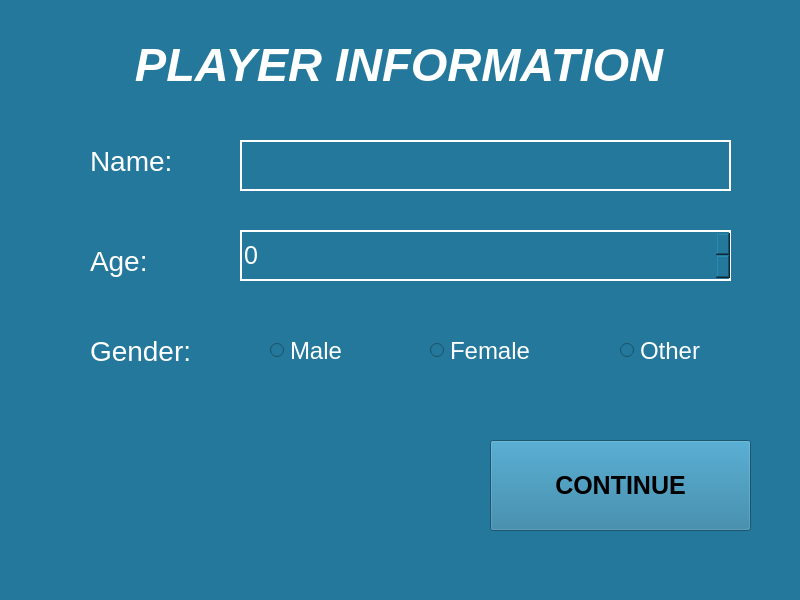
<?xml version="1.0" encoding="UTF-8"?>
<ui version="4.0">
 <class>MainWindow</class>
 <widget class="QMainWindow" name="MainWindow">
  <property name="geometry">
   <rect>
    <x>0</x>
    <y>0</y>
    <width>800</width>
    <height>600</height>
   </rect>
  </property>
  <property name="windowTitle">
   <string>MainWindow</string>
  </property>
  <property name="styleSheet">
   <string notr="true">background-color: rgb(36, 120, 156);
 </string>
  </property>
  <widget class="QWidget" name="centralwidget">
   <widget class="QLabel" name="label">
    <property name="geometry">
     <rect>
      <x>30</x>
      <y>20</y>
      <width>738</width>
      <height>88</height>
     </rect>
    </property>
    <property name="font">
     <font>
      <pointsize>35</pointsize>
      <weight>75</weight>
      <italic>true</italic>
      <bold>true</bold>
     </font>
    </property>
    <property name="styleSheet">
     <string notr="true">color: white;</string>
    </property>
    <property name="text">
     <string>PLAYER INFORMATION</string>
    </property>
    <property name="alignment">
     <set>Qt::AlignCenter</set>
    </property>
   </widget>
   <widget class="QTextEdit" name="name">
    <property name="geometry">
     <rect>
      <x>240</x>
      <y>140</y>
      <width>491</width>
      <height>51</height>
     </rect>
    </property>
    <property name="font">
     <font>
      <pointsize>19</pointsize>
     </font>
    </property>
    <property name="styleSheet">
     <string notr="true">color: white;
border: 2px solid white;</string>
    </property>
   </widget>
   <widget class="QLabel" name="label_2">
    <property name="geometry">
     <rect>
      <x>90</x>
      <y>140</y>
      <width>131</width>
      <height>41</height>
     </rect>
    </property>
    <property name="font">
     <font>
      <pointsize>21</pointsize>
     </font>
    </property>
    <property name="styleSheet">
     <string notr="true">color: white;</string>
    </property>
    <property name="text">
     <string>Name:</string>
    </property>
   </widget>
   <widget class="QLabel" name="label_3">
    <property name="geometry">
     <rect>
      <x>90</x>
      <y>240</y>
      <width>131</width>
      <height>41</height>
     </rect>
    </property>
    <property name="font">
     <font>
      <pointsize>21</pointsize>
     </font>
    </property>
    <property name="styleSheet">
     <string notr="true">color: white;</string>
    </property>
    <property name="text">
     <string>Age:</string>
    </property>
   </widget>
   <widget class="QLabel" name="label_4">
    <property name="geometry">
     <rect>
      <x>90</x>
      <y>330</y>
      <width>131</width>
      <height>41</height>
     </rect>
    </property>
    <property name="font">
     <font>
      <pointsize>21</pointsize>
     </font>
    </property>
    <property name="styleSheet">
     <string notr="true">color: white;</string>
    </property>
    <property name="text">
     <string>Gender:</string>
    </property>
   </widget>
   <widget class="QRadioButton" name="male">
    <property name="geometry">
     <rect>
      <x>270</x>
      <y>330</y>
      <width>121</width>
      <height>41</height>
     </rect>
    </property>
    <property name="font">
     <font>
      <pointsize>18</pointsize>
     </font>
    </property>
    <property name="styleSheet">
     <string notr="true">color: white;</string>
    </property>
    <property name="text">
     <string>Male</string>
    </property>
   </widget>
   <widget class="QRadioButton" name="female">
    <property name="geometry">
     <rect>
      <x>430</x>
      <y>330</y>
      <width>141</width>
      <height>41</height>
     </rect>
    </property>
    <property name="font">
     <font>
      <pointsize>18</pointsize>
     </font>
    </property>
    <property name="styleSheet">
     <string notr="true">color: white;</string>
    </property>
    <property name="text">
     <string>Female</string>
    </property>
   </widget>
   <widget class="QRadioButton" name="other">
    <property name="geometry">
     <rect>
      <x>620</x>
      <y>330</y>
      <width>121</width>
      <height>41</height>
     </rect>
    </property>
    <property name="font">
     <font>
      <pointsize>18</pointsize>
     </font>
    </property>
    <property name="styleSheet">
     <string notr="true">color: white;</string>
    </property>
    <property name="text">
     <string>Other</string>
    </property>
   </widget>
   <widget class="QPushButton" name="continue_2">
    <property name="geometry">
     <rect>
      <x>490</x>
      <y>440</y>
      <width>261</width>
      <height>91</height>
     </rect>
    </property>
    <property name="font">
     <font>
      <pointsize>19</pointsize>
      <weight>75</weight>
      <bold>true</bold>
     </font>
    </property>
    <property name="text">
     <string>CONTINUE</string>
    </property>
   </widget>
   <widget class="QSpinBox" name="age">
    <property name="geometry">
     <rect>
      <x>240</x>
      <y>230</y>
      <width>491</width>
      <height>51</height>
     </rect>
    </property>
    <property name="font">
     <font>
      <pointsize>19</pointsize>
     </font>
    </property>
    <property name="styleSheet">
     <string notr="true">border: 2px solid white;
color: white;</string>
    </property>
   </widget>
  </widget>
  <widget class="QMenuBar" name="menubar">
   <property name="geometry">
    <rect>
     <x>0</x>
     <y>0</y>
     <width>800</width>
     <height>29</height>
    </rect>
   </property>
  </widget>
  <widget class="QStatusBar" name="statusbar"/>
 </widget>
 <resources/>
 <connections/>
</ui>
